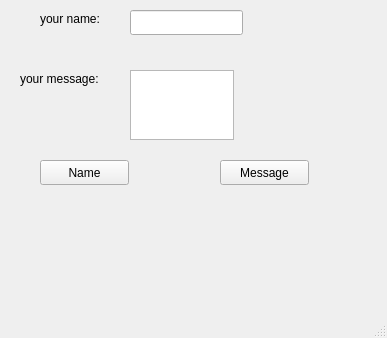
<?xml version="1.0" encoding="UTF-8"?>
<ui version="4.0">
 <class>MainWindow</class>
 <widget class="QMainWindow" name="MainWindow">
  <property name="geometry">
   <rect>
    <x>0</x>
    <y>0</y>
    <width>387</width>
    <height>338</height>
   </rect>
  </property>
  <property name="windowTitle">
   <string>MainWindow</string>
  </property>
  <widget class="QWidget" name="centralwidget">
   <widget class="QLineEdit" name="lineEdit">
    <property name="geometry">
     <rect>
      <x>130</x>
      <y>10</y>
      <width>113</width>
      <height>25</height>
     </rect>
    </property>
   </widget>
   <widget class="QTextEdit" name="textEdit">
    <property name="geometry">
     <rect>
      <x>130</x>
      <y>70</y>
      <width>104</width>
      <height>70</height>
     </rect>
    </property>
   </widget>
   <widget class="QLabel" name="label">
    <property name="geometry">
     <rect>
      <x>40</x>
      <y>10</y>
      <width>81</width>
      <height>17</height>
     </rect>
    </property>
    <property name="text">
     <string>your name:</string>
    </property>
   </widget>
   <widget class="QLabel" name="label_2">
    <property name="geometry">
     <rect>
      <x>20</x>
      <y>70</y>
      <width>101</width>
      <height>17</height>
     </rect>
    </property>
    <property name="text">
     <string>your message:</string>
    </property>
   </widget>
   <widget class="QPushButton" name="name_btn">
    <property name="geometry">
     <rect>
      <x>40</x>
      <y>160</y>
      <width>89</width>
      <height>25</height>
     </rect>
    </property>
    <property name="text">
     <string>Name</string>
    </property>
   </widget>
   <widget class="QPushButton" name="msg_btn">
    <property name="geometry">
     <rect>
      <x>220</x>
      <y>160</y>
      <width>89</width>
      <height>25</height>
     </rect>
    </property>
    <property name="text">
     <string>Message</string>
    </property>
   </widget>
  </widget>
  <widget class="QMenuBar" name="menubar">
   <property name="geometry">
    <rect>
     <x>0</x>
     <y>0</y>
     <width>387</width>
     <height>22</height>
    </rect>
   </property>
  </widget>
  <widget class="QStatusBar" name="statusbar"/>
 </widget>
 <resources/>
 <connections/>
</ui>
